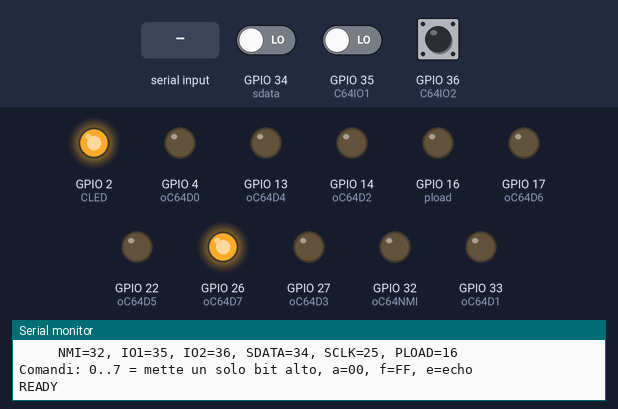
A sketch run on a simulated ESP32. Parts: output pins drawn as LEDs (lit = HIGH), the last lines printed to the serial monitor. Inputs (shaded band) come from the test bench; at power-on: GPIO 35 (C64IO1) LOW, GPIO 34 (sdata) LOW, GPIO 36 (C64IO2) HIGH. Pins used as bus, display or sensor lines are not drawn.

Above: at 1.5 s.
1.6 s: GPIO 35 (C64IO1) driven HIGH
At 2.2 s:
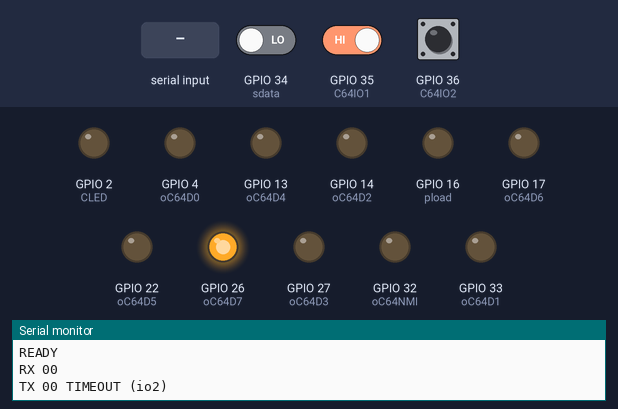
3.1 s: "90,45\n" received over Serial
At 4.3 s:
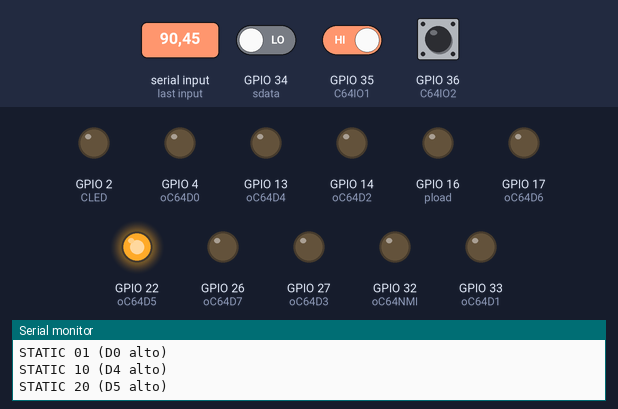
4.6 s: "a90\n" received over Serial
At 5.5 s:
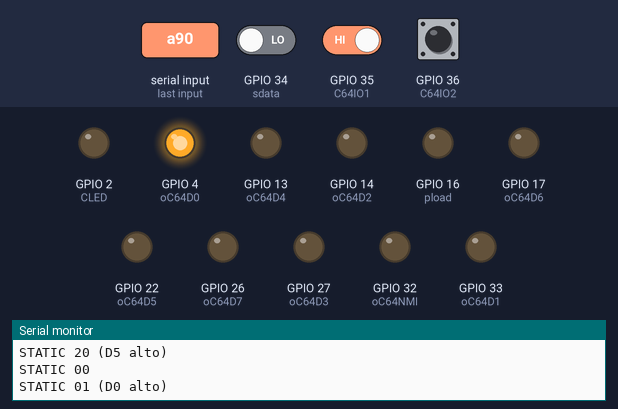
6.1 s: "f90\n" received over Serial
7.6 s: "e90\n" received over Serial
9.1 s: "30,150\n" received over Serial
Timing chart, 0 to 11.6 s (numbered marks = the images above; inputs shaded):
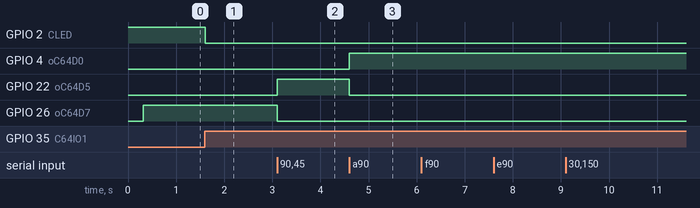

Measured:
- after the input at 1.6 s, GPIO 2 (CLED): HIGH → LOW at once
- after the input at 3.1 s, GPIO 22 (oC64D5): LOW → HIGH at once; GPIO 26 (oC64D7): HIGH → LOW at once
- after the input at 4.6 s, GPIO 4 (oC64D0): LOW → HIGH at once; GPIO 22 (oC64D5): HIGH → LOW at once

The sketch:

comms_test.ino
```cpp
/*
 * C64 <-> ESP32 - test minimale di comunicazione
 *
 * Scheda: MH ET LIVE ESP32MiniKit / ESP32-WROOM-32
 * FQBN:   esp32:esp32:mhetesp32minikit
 *
 * Protocollo:
 *   - il C64 scrive un byte in $DE00
 *   - l'ESP32 lo legge, lo stampa sul monitor seriale (115200)
 *   - l'ESP32 rimanda lo stesso byte al C64 via NMI / $DF00
 *   - il C64 confronta il byte ricevuto con quello inviato
 *
 * Non usa WiFi, SD, web server o altre periferiche: serve solo a isolare
 * il bus C64 <-> ESP32.
 */

#include <Arduino.h>

// ---------------------------------------------------------------------------
// Pin della cartuccia (identici al firmware principale)
// ---------------------------------------------------------------------------
#define oC64D0 GPIO_NUM_4
#define oC64D1 GPIO_NUM_33
#define oC64D2 GPIO_NUM_14
#define oC64D3 GPIO_NUM_27
#define oC64D4 GPIO_NUM_13
#define oC64D5 GPIO_NUM_22
#define oC64D6 GPIO_NUM_17
#define oC64D7 GPIO_NUM_26

#define oC64RST GPIO_NUM_21
#define oC64NMI GPIO_NUM_32
#define CLED    GPIO_NUM_2

#define sclk    GPIO_NUM_25
#define pload   GPIO_NUM_16

#define C64IO1  GPIO_NUM_35
#define sdata   GPIO_NUM_34
#define C64IO2  GPIO_NUM_36

// ---------------------------------------------------------------------------
// Stato condiviso con gli interrupt
// ---------------------------------------------------------------------------
volatile bool dataFromC64 = false;
volatile bool io2 = false;
volatile uint8_t ch = 0;

uint32_t rxCount = 0;
uint32_t txCount = 0;
uint32_t txTimeout = 0;

bool staticMode = false;
uint8_t staticValue = 0;

// ---------------------------------------------------------------------------
// Uscita dati verso il C64 (74LS244)
// ---------------------------------------------------------------------------
void outByte(uint8_t c) {
  gpio_set_level(oC64D0, c & 0x01);
  gpio_set_level(oC64D1, c & 0x02);
  gpio_set_level(oC64D2, c & 0x04);
  gpio_set_level(oC64D3, c & 0x08);
  gpio_set_level(oC64D4, c & 0x10);
  gpio_set_level(oC64D5, c & 0x20);
  gpio_set_level(oC64D6, c & 0x40);
  gpio_set_level(oC64D7, c & 0x80);
}

// ---------------------------------------------------------------------------
// Il C64 ha scritto in $DE00: il 74HC597 ha il byte pronto
// ---------------------------------------------------------------------------
void IRAM_ATTR isr_io1() {
  digitalWrite(oC64D7, LOW);       // flow control: non inviare altri byte
  digitalWrite(pload, HIGH);       // carica il dato parallelo nel shift register
  ch = shiftIn(sdata, sclk, MSBFIRST);
  dataFromC64 = true;
  digitalWrite(pload, LOW);
}

// Il C64 ha letto $DF00: acknowledge del byte inviato
void IRAM_ATTR isr_io2() {
  io2 = true;
}

// ---------------------------------------------------------------------------
// NMI: pulse verso il C64
// ---------------------------------------------------------------------------
void triggerNMI() {
  digitalWrite(oC64NMI, HIGH);
  delayMicroseconds(150);
  digitalWrite(oC64NMI, LOW);
}

// Invia un byte al C64 e aspetta che il C64 legga $DF00.
// Ritorna false se il C64 non risponde entro 5 ms.
bool sendByte(uint8_t b) {
  outByte(b);
  io2 = false;
  triggerNMI();

  uint32_t start = micros();
  while (!io2) {
    if ((micros() - start) > 5000) {
      return false;
    }
    delayMicroseconds(2);
  }

  io2 = false;
  return true;
}

// Stampa solo se il buffer seriale ha spazio: se il monitor non e' aperto
// il debug non rallenta/ blocca il test.
bool canLog() {
  return Serial.availableForWrite() >= 48;
}

// ---------------------------------------------------------------------------
// Setup
// ---------------------------------------------------------------------------
void setup() {
  pinMode(CLED, OUTPUT);
  digitalWrite(CLED, HIGH);

  pinMode(oC64D0, OUTPUT);
  pinMode(oC64D1, OUTPUT);
  pinMode(oC64D2, OUTPUT);
  pinMode(oC64D3, OUTPUT);
  pinMode(oC64D4, OUTPUT);
  pinMode(oC64D5, OUTPUT);
  pinMode(oC64D6, OUTPUT);
  pinMode(oC64D7, OUTPUT);
  digitalWrite(oC64D7, LOW);

  pinMode(oC64RST, OUTPUT);
  digitalWrite(oC64RST, HIGH);

  pinMode(oC64NMI, OUTPUT);
  digitalWrite(oC64NMI, LOW);

  pinMode(pload, OUTPUT);
  digitalWrite(pload, LOW);

  pinMode(sclk, OUTPUT);
  digitalWrite(sclk, LOW);

  pinMode(sdata, INPUT);
  pinMode(C64IO1, INPUT);
  pinMode(C64IO2, INPUT);

  attachInterrupt(C64IO1, isr_io1, RISING);
  attachInterrupt(C64IO2, isr_io2, FALLING);

  Serial.begin(115200);
  delay(300);

  Serial.println();
  Serial.println("=== C64 <-> ESP32 minimal comm test ===");
  Serial.println("Modalita': echo di ogni byte scritto dal C64 in $DE00.");
  Serial.println("Il byte viene rimandato al C64 via NMI e letto da $DF00.");
  Serial.println("Pin: D0..D7 = 4,33,14,27,13,22,17,26");
  Serial.println("     NMI=32, IO1=35, IO2=36, SDATA=34, SCLK=25, PLOAD=16");
  Serial.println("Comandi: 0..7 = mette un solo bit alto, a=00, f=FF, e=echo");
  Serial.println("READY");
}

// ---------------------------------------------------------------------------
// Loop principale
// ---------------------------------------------------------------------------
void loop() {
  // Comandi di diagnostica dal monitor seriale
  if (Serial.available()) {
    int cmd = Serial.read();

    if (cmd >= '0' && cmd <= '7') {
      int bit = cmd - '0';
      staticValue = (uint8_t)(1 << bit);
      staticMode = true;
      outByte(staticValue);
      Serial.printf("STATIC %02X (D%d alto)\n", staticValue, bit);
      return;
    }

    if (cmd == 'a') {
      staticValue = 0x00;
      staticMode = true;
      outByte(staticValue);
      Serial.println("STATIC 00");
      return;
    }

    if (cmd == 'f') {
      staticValue = 0xFF;
      staticMode = true;
      outByte(staticValue);
      Serial.println("STATIC FF");
      return;
    }

    if (cmd == 'e') {
      staticMode = false;
      gpio_set_level(oC64D7, HIGH);
      Serial.println("ECHO MODE");
      return;
    }
  }

  if (staticMode) {
    return;
  }

  // D7 alto = ESP32 pronta a ricevere il prossimo byte dal C64
  gpio_set_level(oC64D7, HIGH);

  if (!dataFromC64) {
    return;
  }

  dataFromC64 = false;
  gpio_set_level(oC64D7, LOW);

  uint8_t b = ch;
  rxCount++;

  if (canLog()) {
    Serial.printf("RX %02X\n", b);
  }

  bool ok = sendByte(b);

  if (ok) {
    txCount++;
    if (canLog()) {
      Serial.printf("TX %02X OK\n", b);
    }
  } else {
    txTimeout++;
    if (canLog()) {
      Serial.printf("TX %02X TIMEOUT (io2)\n", b);
    }
  }

  // LED: lampeggia ad ogni byte scambiato
  digitalWrite(CLED, !digitalRead(CLED));

  // Riabilita il C64 per il prossimo byte
  gpio_set_level(oC64D7, HIGH);

  if (canLog() && ((rxCount & 0x3F) == 0)) {
    Serial.printf("--- RX=%lu TX=%lu TIMEOUT=%lu ---\n",
                  (unsigned long)rxCount,
                  (unsigned long)txCount,
                  (unsigned long)txTimeout);
  }
}
```
